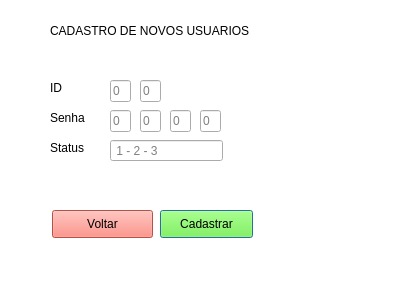
<?xml version="1.0" encoding="UTF-8"?>
<ui version="4.0">
 <class>Dialog</class>
 <widget class="QDialog" name="Dialog">
  <property name="geometry">
   <rect>
    <x>0</x>
    <y>0</y>
    <width>400</width>
    <height>300</height>
   </rect>
  </property>
  <property name="windowTitle">
   <string>Dialog</string>
  </property>
  <widget class="QLabel" name="label_2">
   <property name="geometry">
    <rect>
     <x>50</x>
     <y>20</y>
     <width>211</width>
     <height>21</height>
    </rect>
   </property>
   <property name="text">
    <string>CADASTRO DE NOVOS USUARIOS</string>
   </property>
  </widget>
  <widget class="QLabel" name="label_3">
   <property name="geometry">
    <rect>
     <x>50</x>
     <y>80</y>
     <width>55</width>
     <height>16</height>
    </rect>
   </property>
   <property name="text">
    <string>ID</string>
   </property>
  </widget>
  <widget class="QLabel" name="label_4">
   <property name="geometry">
    <rect>
     <x>50</x>
     <y>110</y>
     <width>55</width>
     <height>16</height>
    </rect>
   </property>
   <property name="text">
    <string>Senha</string>
   </property>
  </widget>
  <widget class="QLabel" name="label_5">
   <property name="geometry">
    <rect>
     <x>50</x>
     <y>140</y>
     <width>55</width>
     <height>16</height>
    </rect>
   </property>
   <property name="text">
    <string>Status</string>
   </property>
  </widget>
  <widget class="QPushButton" name="btn_cadastrar">
   <property name="geometry">
    <rect>
     <x>160</x>
     <y>210</y>
     <width>93</width>
     <height>28</height>
    </rect>
   </property>
   <property name="styleSheet">
    <string notr="true">background-color: rgb(104, 255, 39);</string>
   </property>
   <property name="text">
    <string>Cadastrar</string>
   </property>
  </widget>
  <widget class="QPushButton" name="btn_voltar">
   <property name="geometry">
    <rect>
     <x>52</x>
     <y>210</y>
     <width>101</width>
     <height>28</height>
    </rect>
   </property>
   <property name="styleSheet">
    <string notr="true">background-color: rgb(255, 114, 101);</string>
   </property>
   <property name="text">
    <string>Voltar</string>
   </property>
  </widget>
  <widget class="QLineEdit" name="input_id1">
   <property name="geometry">
    <rect>
     <x>110</x>
     <y>80</y>
     <width>21</width>
     <height>22</height>
    </rect>
   </property>
   <property name="placeholderText">
    <string>0</string>
   </property>
  </widget>
  <widget class="QLineEdit" name="input_id2">
   <property name="geometry">
    <rect>
     <x>140</x>
     <y>80</y>
     <width>21</width>
     <height>22</height>
    </rect>
   </property>
   <property name="placeholderText">
    <string>0</string>
   </property>
  </widget>
  <widget class="QLineEdit" name="input_senha1">
   <property name="geometry">
    <rect>
     <x>110</x>
     <y>110</y>
     <width>21</width>
     <height>22</height>
    </rect>
   </property>
   <property name="text">
    <string/>
   </property>
   <property name="placeholderText">
    <string>0</string>
   </property>
  </widget>
  <widget class="QLineEdit" name="input_senha2">
   <property name="geometry">
    <rect>
     <x>140</x>
     <y>110</y>
     <width>21</width>
     <height>22</height>
    </rect>
   </property>
   <property name="placeholderText">
    <string>0</string>
   </property>
  </widget>
  <widget class="QLineEdit" name="input_senha3">
   <property name="geometry">
    <rect>
     <x>170</x>
     <y>110</y>
     <width>21</width>
     <height>22</height>
    </rect>
   </property>
   <property name="placeholderText">
    <string>0</string>
   </property>
  </widget>
  <widget class="QLineEdit" name="input_senha4">
   <property name="geometry">
    <rect>
     <x>200</x>
     <y>110</y>
     <width>21</width>
     <height>22</height>
    </rect>
   </property>
   <property name="placeholderText">
    <string>0</string>
   </property>
  </widget>
  <widget class="QLineEdit" name="input_status">
   <property name="geometry">
    <rect>
     <x>110</x>
     <y>140</y>
     <width>113</width>
     <height>21</height>
    </rect>
   </property>
   <property name="placeholderText">
    <string> 1 - 2 - 3</string>
   </property>
  </widget>
  <widget class="QLabel" name="label_6">
   <property name="geometry">
    <rect>
     <x>240</x>
     <y>50</y>
     <width>141</width>
     <height>121</height>
    </rect>
   </property>
   <property name="styleSheet">
    <string notr="true">image: url(:/add/cadastrar.png);</string>
   </property>
   <property name="text">
    <string/>
   </property>
  </widget>
  <widget class="QLabel" name="label">
   <property name="geometry">
    <rect>
     <x>-16</x>
     <y>-5</y>
     <width>421</width>
     <height>311</height>
    </rect>
   </property>
   <property name="styleSheet">
    <string notr="true">background-color: rgb(255, 255, 255);</string>
   </property>
   <property name="text">
    <string/>
   </property>
  </widget>
  <zorder>label</zorder>
  <zorder>label_2</zorder>
  <zorder>label_3</zorder>
  <zorder>label_4</zorder>
  <zorder>label_5</zorder>
  <zorder>btn_cadastrar</zorder>
  <zorder>btn_voltar</zorder>
  <zorder>input_id1</zorder>
  <zorder>input_id2</zorder>
  <zorder>input_senha1</zorder>
  <zorder>input_senha2</zorder>
  <zorder>input_senha3</zorder>
  <zorder>input_senha4</zorder>
  <zorder>input_status</zorder>
  <zorder>label_6</zorder>
 </widget>
 <resources>
  <include location="cadastro.qrc"/>
 </resources>
 <connections/>
</ui>
